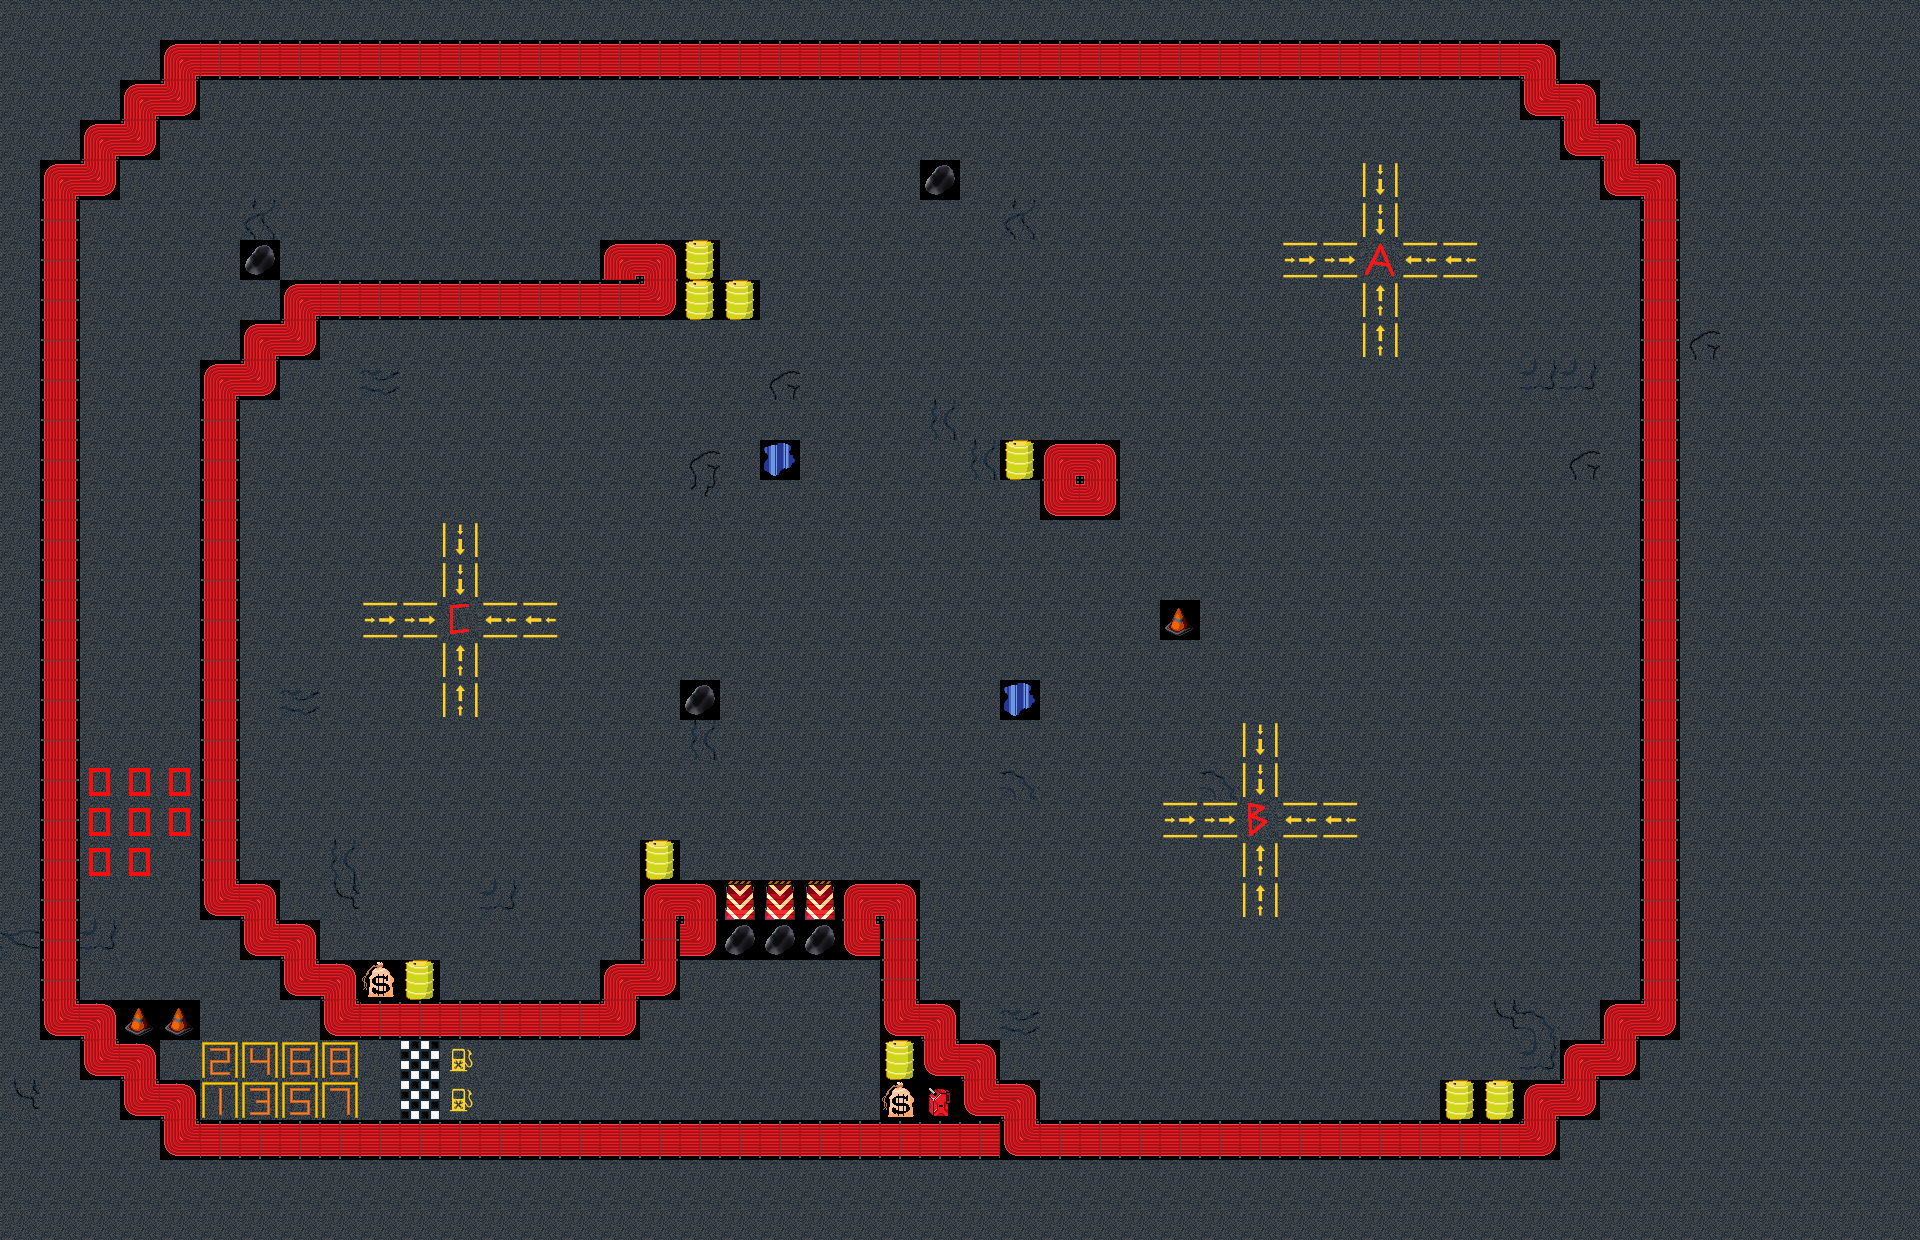

The image is a tile-based game level rendered from a .tmx file. Its description and complete source (layers, tilesets, objects, tile grids) follow:
An orthogonal 48x31 tile map with 40x40 px tiles, 1 tile layer (Race Track), 5 tilesets and 15 objects.

<map version="1.2" tiledversion="1.2.4" orientation="orthogonal" renderorder="right-down" width="48" height="31" tilewidth="40" tileheight="40" infinite="0" nextlayerid="5" nextobjectid="23">
 <tileset firstgid="1" source="road.tsx" />
 <tileset firstgid="51" source="obstacles.tsx" />
 <tileset firstgid="101" source="wall.tsx" />
 <tileset firstgid="151" source="lake.tsx" />
 <tileset firstgid="201" source="city.tsx" />
 <layer id="4" name="Race Track" width="48" height="31">
  <data encoding="csv">
2,2,2,2,2,2,2,2,2,2,2,2,2,2,2,2,2,2,2,2,2,2,2,2,2,2,2,2,2,2,2,2,2,2,2,2,2,2,2,2,2,2,2,2,2,2,2,2,
2,2,2,2,101,102,102,102,102,102,102,102,102,102,102,102,102,102,102,102,102,102,102,102,102,102,102,102,102,102,102,102,102,102,102,102,102,102,103,2,2,2,2,2,2,2,2,2,
2,2,2,101,107,2,2,2,2,2,2,2,2,2,2,2,2,2,2,2,2,2,2,2,2,2,2,2,2,2,2,2,2,2,2,2,2,2,105,103,2,2,2,2,2,2,2,2,
2,2,101,107,2,2,2,2,2,2,2,2,2,2,2,2,2,2,2,2,2,2,2,2,2,2,2,2,2,2,2,2,2,2,2,2,2,2,2,105,103,2,2,2,2,2,2,2,
2,101,107,2,2,2,2,2,2,2,2,2,2,2,2,2,2,2,2,2,2,2,2,53,2,2,2,2,2,2,2,2,2,2,17,2,2,2,2,2,105,103,2,2,2,2,2,2,
2,104,2,2,2,2,25,2,2,2,2,2,2,2,2,2,2,2,2,2,2,2,2,2,2,25,2,2,2,2,2,2,2,2,17,2,2,2,2,2,2,104,2,2,2,2,2,2,
2,104,2,2,2,2,53,2,2,2,2,2,2,2,2,101,103,57,2,2,2,2,2,2,2,2,2,2,2,2,2,2,19,19,4,18,18,2,2,2,2,104,2,2,2,2,2,2,
2,104,2,2,2,2,2,101,102,102,102,102,102,102,102,102,107,57,57,2,2,2,2,2,2,2,2,2,2,2,2,2,2,2,16,2,2,2,2,2,2,104,2,2,2,2,2,2,
2,104,2,2,2,2,101,107,2,2,2,2,2,2,2,2,2,2,2,2,2,2,2,2,2,2,2,2,2,2,2,2,2,2,16,2,2,2,2,2,2,104,28,2,2,2,2,2,
2,104,2,2,2,101,107,2,2,21,2,2,2,2,2,2,2,2,2,28,2,2,2,2,2,2,2,2,2,2,2,2,2,2,2,2,2,2,26,26,2,104,2,2,2,2,2,2,
2,104,2,2,2,104,2,2,2,2,2,2,2,2,2,2,2,2,2,2,2,2,2,24,2,2,2,2,2,2,2,2,2,2,2,2,2,2,2,2,2,104,2,2,2,2,2,2,
2,104,2,2,2,104,2,2,2,2,2,2,2,2,2,2,2,28,2,58,2,2,2,2,24,57,101,103,2,2,2,2,2,2,2,2,2,2,2,28,2,104,2,2,2,2,2,2,
2,104,2,2,2,104,2,2,2,2,2,2,2,2,2,2,2,29,2,2,2,2,2,2,2,2,105,107,2,2,2,2,2,2,2,2,2,2,2,2,2,104,2,2,2,2,2,2,
2,104,2,2,2,104,2,2,2,2,2,17,2,2,2,2,2,2,2,2,2,2,2,2,2,2,2,2,2,2,2,2,2,2,2,2,2,2,2,2,2,104,2,2,2,2,2,2,
2,104,2,2,2,104,2,2,2,2,2,17,2,2,2,2,2,2,2,2,2,2,2,2,2,2,2,2,2,2,2,2,2,2,2,2,2,2,2,2,2,104,2,2,2,2,2,2,
2,104,2,2,2,104,2,2,2,19,19,6,18,18,2,2,2,2,2,2,2,2,2,2,2,2,2,2,2,51,2,2,2,2,2,2,2,2,2,2,2,104,2,2,2,2,2,2,
2,104,2,2,2,104,2,2,2,2,2,16,2,2,2,2,2,2,2,2,2,2,2,2,2,2,2,2,2,2,2,2,2,2,2,2,2,2,2,2,2,104,2,2,2,2,2,2,
2,104,2,2,2,104,2,21,2,2,2,16,2,2,2,2,2,53,2,2,2,2,2,2,2,58,2,2,2,2,2,2,2,2,2,2,2,2,2,2,2,104,2,2,2,2,2,2,
2,104,2,2,2,104,2,2,2,2,2,2,2,2,2,2,2,24,2,2,2,2,2,2,2,2,2,2,2,2,2,17,2,2,2,2,2,2,2,2,2,104,2,2,2,2,2,2,
2,104,1,1,1,104,2,2,2,2,2,2,2,2,2,2,2,2,2,2,2,2,2,2,2,23,2,2,2,2,23,17,2,2,2,2,2,2,2,2,2,104,2,2,2,2,2,2,
2,104,1,1,1,104,2,2,2,2,2,2,2,2,2,2,2,2,2,2,2,2,2,2,2,2,2,2,2,19,19,5,18,18,2,2,2,2,2,2,2,104,2,2,2,2,2,2,
2,104,1,1,2,104,2,2,24,2,2,2,2,2,2,2,57,2,2,2,2,2,2,2,2,2,2,2,2,2,2,16,2,2,2,2,2,2,2,2,2,104,2,2,2,2,2,2,
2,104,2,2,2,105,103,2,27,2,2,2,26,2,2,2,101,103,64,64,64,101,103,2,2,2,2,2,2,2,2,16,2,2,2,2,2,2,2,2,2,104,2,2,2,2,2,2,
22,104,26,2,2,2,105,103,2,2,2,2,2,2,2,2,108,107,53,53,53,105,108,2,2,2,2,2,2,2,2,2,2,2,2,2,2,2,2,2,2,104,2,2,2,2,2,2,
2,104,2,2,2,2,2,105,103,55,57,2,2,2,2,101,107,2,2,2,2,2,108,2,2,2,2,2,2,2,2,2,2,2,2,2,2,2,2,2,2,104,2,2,2,2,2,2,
2,105,103,51,51,2,2,2,105,106,106,106,106,106,106,107,2,2,2,2,2,2,105,103,2,21,2,2,2,2,2,2,2,2,2,2,2,27,23,2,101,107,2,2,2,2,2,2,
2,2,105,103,2,8,10,12,14,2,3,15,2,2,2,2,2,2,2,2,2,2,57,105,103,2,2,2,2,2,2,2,2,2,2,2,2,2,26,101,107,2,2,2,2,2,2,2,
27,2,2,105,103,7,9,11,13,2,3,15,2,2,2,2,2,2,2,2,2,2,55,56,105,103,2,2,2,2,2,2,2,2,2,2,57,57,101,107,2,2,2,2,2,2,2,2,
2,2,2,2,105,106,106,106,106,106,106,106,106,106,106,106,106,106,106,106,106,106,106,106,106,105,106,106,106,106,106,106,106,106,106,106,106,106,107,2,2,2,2,2,2,2,2,2,
2,2,2,2,2,2,2,2,2,2,2,2,2,2,2,2,2,2,2,2,2,2,2,2,2,2,2,2,2,2,2,2,2,2,2,2,2,2,2,2,2,2,2,2,2,2,2,2,
2,2,2,2,2,2,2,2,2,2,2,2,2,2,2,2,2,2,2,2,2,2,2,2,2,2,2,2,2,2,2,2,2,2,2,2,2,2,2,2,2,2,2,2,2,2,2,2
</data>
 </layer>
 <objectgroup color="#ff0000" id="2" name="Race Waypoints">
  <object id="1" x="139" y="597">
   <point />
  </object>
  <object id="2" x="157" y="282">
   <point />
  </object>
  <object id="3" x="329.667" y="173.333">
   <point />
  </object>
  <object id="4" x="638.333" y="168.667">
   <point />
  </object>
  <object id="5" x="1378.67" y="272.667">
   <point />
  </object>
  <object id="6" x="1257.67" y="836.333">
   <point />
  </object>
  <object id="7" x="459" y="636.667">
   <point />
  </object>
  <object id="8" x="778" y="876">
   <point />
  </object>
  <object id="13" x="732" y="1070">
   <point />
  </object>
  <object id="14" x="302" y="1096">
   <point />
  </object>
  <object id="15" x="139" y="909">
   <point />
  </object>
 </objectgroup>
 <objectgroup color="#ffffff" id="3" name="Placement Waypoints">
  <object id="9" x="222.667" y="1118.67">
   <point />
  </object>
  <object id="10" x="224.334" y="1070">
   <point />
  </object>
  <object id="11" x="258" y="1119">
   <point />
  </object>
  <object id="12" x="258" y="1071">
   <point />
  </object>
 </objectgroup>
</map>
